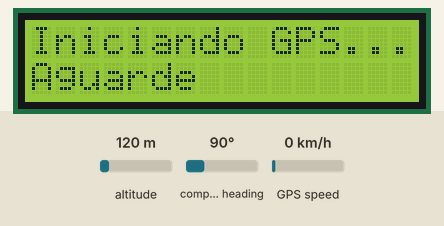
This sketch was run on a simulated ESP32. Shown: 16×2 character LCD. The test bench sets the inputs (shaded band); at power-on: altitude 120 m, compass heading 90°, GPS speed 0 km/h. WiFi joins after 1.5 s; servers stay silent unless stated; a WiFi scan finds three made-up networks; uploads are accepted with an empty reply; the GPS gets a fix after 3 s at 37.7749, -122.4194 with 8 satellites; what the sketch prints to the serial monitor is not drawn.

Above: at 0.1 s.
At 5.2 s:
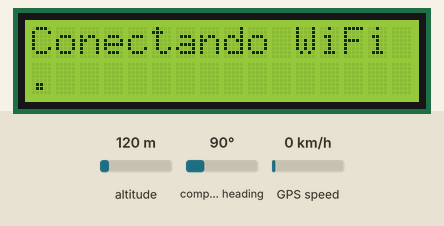
At 6.2 s:
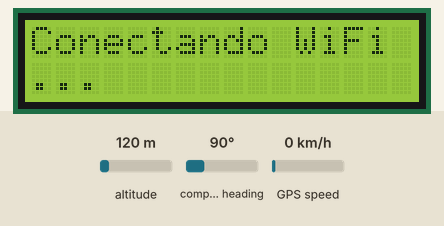
At 6.96 s:
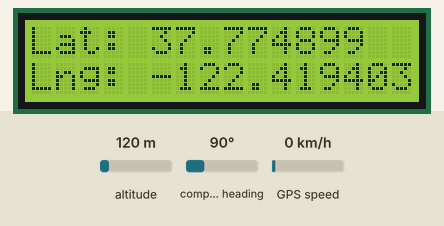
At 12.1 s:
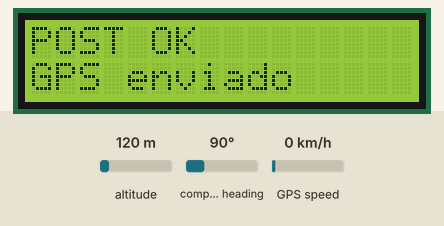

The sketch:

sketch-abp.ino
```cpp
#include <WiFi.h>
#include <Wire.h>
#include <LiquidCrystal_I2C.h>
#include <HTTPClient.h>
#include <TinyGPSPlus.h>

// Wi-Fi
const char* ssid = "NOME DO SEU WIFI";
const char* password = "SENHA DO SEU WIFI";

// Endpoint do servidor (IPV4 da Máquina)
const char* serverEndpoint = "https://innocodesutionsbackend.up.railway.app/gps";

// LCD: endereço I2C, 16 colunas, 2 linhas
LiquidCrystal_I2C lcd(0x27, 16, 2);

// GPS
#define RXPin 16  // Pino RX do ESP32 conectado ao TX do GPS
#define TXPin 17  // Pino TX do ESP32 conectado ao RX do GPS
#define GPSBaud 9600 // Baud rate do GPS

// Instâncias
TinyGPSPlus gps;
HardwareSerial GPSSerial(1);

// Variáveis para armazenar dados do GPS
float latitude = 0.0;
float longitude = 0.0;
bool gpsDataValid = false;

// Controle de tempo para envio periódico
unsigned long lastSendTime = 0;
const unsigned long sendInterval = 5000;  // 05 segundos

void setup() {
  Serial.begin(9600);

  // Inicializa a porta serial do GPS
  GPSSerial.begin(GPSBaud, SERIAL_8N1, RXPin, TXPin);
  Serial.println("Módulo GPS inicializado com baud rate 9600");

  // Inicia LCD
  lcd.init();
  lcd.backlight();
  lcd.setCursor(0, 0);
  lcd.print("Iniciando GPS...");
  lcd.setCursor(0, 1);
  lcd.print("Aguarde");
  delay(2000);

  lcd.clear();
  lcd.setCursor(0, 0);
  lcd.print("Conectando WiFi");

  // Limpa redes anteriores
  WiFi.disconnect(true, true);  // Força desligar e apaga redes salvas
  delay(1000);

  // Faz scan de redes disponíveis
  int n = WiFi.scanNetworks();
  Serial.println("Redes WiFi encontradas:");
  if (n == 0) {
    Serial.println("Nenhuma rede encontrada.");
  } else {
    for (int i = 0; i < n; ++i) {
      Serial.print(i + 1);
      Serial.print(": ");
      Serial.print(WiFi.SSID(i));
      Serial.print(" (");
      Serial.print(WiFi.RSSI(i));
      Serial.println(" dBm)");
    }
  }

  // Conectar ao Wi-Fi
  WiFi.begin(ssid, password);

  unsigned long startAttemptTime = millis();
  const unsigned long wifiTimeout = 10000; // 10 segundos
  int dotPos = 0;

  // Animação enquanto tenta conectar
  while (WiFi.status() != WL_CONNECTED && millis() - startAttemptTime < wifiTimeout) {
    Serial.print(".");
    lcd.setCursor(dotPos % 16, 1);
    lcd.print(".");
    dotPos++;
    delay(500);
  }

  lcd.clear();

  if (WiFi.status() == WL_CONNECTED) {
    Serial.println("\n✅ Wi-Fi conectado!");
    Serial.print("IP: ");
    Serial.println(WiFi.localIP());

    lcd.setCursor(0, 0);
    lcd.print("WiFi Conectado");
    lcd.setCursor(0, 1);
    lcd.print(WiFi.localIP());
  } else {
    Serial.println("\n❌ Falha ao conectar.");
    int status = WiFi.status();
    Serial.print("Status: ");
    Serial.println(status);

    lcd.setCursor(0, 0);
    lcd.print("WiFi Falhou :(");

    switch (status) {
      case WL_NO_SSID_AVAIL:
        Serial.println("❗ SSID não encontrado. Verifique o nome ou alcance.");
        lcd.setCursor(0, 1);
        lcd.print("SSID ausente");
        break;

      case WL_CONNECT_FAILED:
        Serial.println("❗ Falha de autenticação. Senha incorreta?");
        lcd.setCursor(0, 1);
        lcd.print("Senha incorreta");
        break;

      case WL_DISCONNECTED:
        Serial.println("❗ Desconectado. Sem conexão.");
        lcd.setCursor(0, 1);
        lcd.print("Sem conexao");
        break;

      default:
        Serial.println("❓ Erro desconhecido.");
        lcd.setCursor(0, 1);
        lcd.print("Erro desconhecido");
        break;
    }
  }
}

void loop() {
  // Verifica e processa dados do GPS
  readGPS();

  // Se estamos conectados, verificamos se é hora de enviar dados
  if (WiFi.status() == WL_CONNECTED) {
    unsigned long currentTime = millis();

    // Envia dados a cada intervalo definido OU quando temos dados válidos pela primeira vez
    if ((gpsDataValid && (currentTime - lastSendTime >= sendInterval)) ||
        (gpsDataValid && lastSendTime == 0)) {
      sendGPSData();
      lastSendTime = currentTime;
    }
  } else {
    // Se WiFi caiu, tentamos reconectar
    Serial.println("Reconectando ao WiFi...");
    WiFi.begin(ssid, password);

    lcd.clear();
    lcd.setCursor(0, 0);
    lcd.print("Reconectando");
    lcd.setCursor(0, 1);
    lcd.print("WiFi...");

    delay(5000); // Aguarda um tempo para tentar reconectar
  }
}

void readGPS() {
  // Lê dados do GPS enquanto estiverem disponíveis
  while (GPSSerial.available() > 0) {
    if (gps.encode(GPSSerial.read())) {
      displayGPSInfo();
    }
  }

  // Verifica se o módulo GPS está conectado (após 5 segundos sem dados)
  if (millis() > 5000 && gps.charsProcessed() < 10) {
    Serial.println("⚠️ Módulo GPS não detectado. Verifique a conexão.");
    lcd.clear();
    lcd.setCursor(0, 0);
    lcd.print("GPS nao");
    lcd.setCursor(0, 1);
    lcd.print("detectado!");
    delay(2000);
  }
}

void displayGPSInfo() {
  if (gps.location.isValid()) {
    latitude = gps.location.lat();
    longitude = gps.location.lng();
    gpsDataValid = true;

    Serial.print("Localização: ");
    Serial.print(latitude, 6);
    Serial.print(", ");
    Serial.println(longitude, 6);

    lcd.clear();
    lcd.setCursor(0, 0);
    lcd.print("Lat: ");
    lcd.print(latitude, 6);
    lcd.setCursor(0, 1);
    lcd.print("Lng: ");
    lcd.print(longitude, 6);
  } else {
    Serial.println("Aguardando dados de localização válidos...");
  }

  if (gps.date.isValid()) {
    Serial.print("Data: ");
    Serial.print(gps.date.day());
    Serial.print("/");
    Serial.print(gps.date.month());
    Serial.print("/");
    Serial.println(gps.date.year());
  }

  if (gps.time.isValid()) {
    Serial.print("Hora: ");
    if (gps.time.hour() < 10) Serial.print("0");
    Serial.print(gps.time.hour());
    Serial.print(":");
    if (gps.time.minute() < 10) Serial.print("0");
    Serial.print(gps.time.minute());
    Serial.print(":");
    if (gps.time.second() < 10) Serial.print("0");
    Serial.println(gps.time.second());
  }

  Serial.print("Satélites: ");
  Serial.println(gps.satellites.value());
}

void sendGPSData() {
  if (!gpsDataValid) {
    Serial.println("Ainda não há dados GPS válidos para enviar");
    return;
  }

  HTTPClient http;
  http.begin(serverEndpoint);
  http.addHeader("Content-Type", "application/json");

  // Monta o JSON com os dados GPS reais
  String payload = "{";
  payload += "\"device_id\": \"Drifter-XX\","; // Substitua "XX" pelo ID do seu dispositivo
  payload += "\"latitude\": " + String(latitude, 6) + ",";
  payload += "\"longitude\": " + String(longitude, 6);
  payload += "}";

  Serial.println("Enviando dados GPS para o servidor:");
  Serial.println(payload);

  int httpResponseCode = http.POST(payload);

  if (httpResponseCode > 0) {
    Serial.print("✅ Código HTTP: ");
    Serial.println(httpResponseCode);
    String response = http.getString();
    Serial.println("📨 Resposta:");
    Serial.println(response);

    lcd.clear();
    lcd.setCursor(0, 0);
    lcd.print("POST OK");
    lcd.setCursor(0, 1);
    lcd.print("GPS enviado");
    delay(2000);
  } else {
    Serial.print("❌ Erro POST: ");
    Serial.println(httpResponseCode);

    lcd.clear();
    lcd.setCursor(0, 0);
    lcd.print("Erro HTTP:");
    lcd.setCursor(0, 1);
    lcd.print(httpResponseCode);
    delay(2000);
  }

  http.end();
}
```

Measured:
- what the display in image 2 shows lasts 0.7 s, from 6.1 s to 6.8 s
- what the display in image 4 shows lasts 2.1 s, from 12.1 s to 14.2 s
